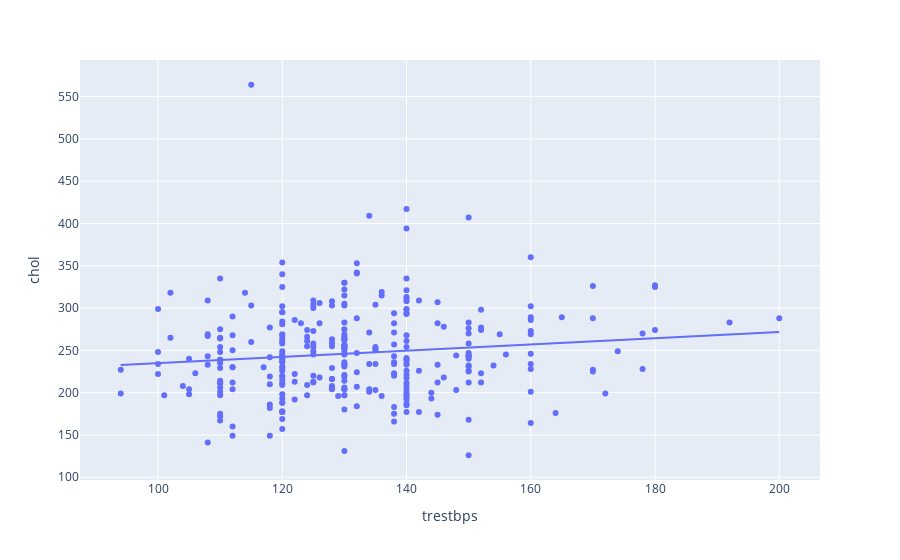

Notebook cell for this chart:
### Markdown cell above
Ordinary Least Squares Line

### Code cell
'''importing plotly and creating a least-squared regression line for the cholesterol
    and resting beats per second c'''
import plotly.express as px
px.scatter(data_frame=df,x='trestbps', y='chol', trendline='ols' )

### Figure 1 — Plotly figure (JSON) as saved in the notebook; plotly's stock layout.template omitted (floating-point values rounded to 4 significant figures; data arrays with more than 128 entries replaced by an {"elided": "..."} marker saying what was removed)
{"data": [{"hovertemplate": "trestbps=%{x}<br>chol=%{y}<extra></extra>", "legendgroup": "", "marker": {"color": "#636efa", "symbol": "circle"}, "mode": "markers", "name": "", "showlegend": false, "type": "scatter", "x": {"elided": "302 int values"}, "xaxis": "x", "y": {"elided": "302 int values"}, "yaxis": "y"}, {"hovertemplate": "<b>OLS trendline</b><br>chol = 0.369089 * trestbps + 197.927<br>R<sup>2</sup>=0.015689<br><br>trestbps=%{x}<br>chol=%{y} <b>(trend)</b><extra></extra>", "legendgroup": "", "marker": {"color": "#636efa", "symbol": "circle"}, "mode": "lines", "name": "", "showlegend": false, "type": "scatter", "x": {"elided": "302 int values"}, "xaxis": "x", "y": {"elided": "302 float values"}, "yaxis": "y"}], "layout": {"legend": {"tracegroupgap": 0}, "margin": {"t": 60}, "xaxis": {"anchor": "y", "domain": [0, 1], "title": {"text": "trestbps"}}, "yaxis": {"anchor": "x", "domain": [0, 1], "title": {"text": "chol"}}}}
